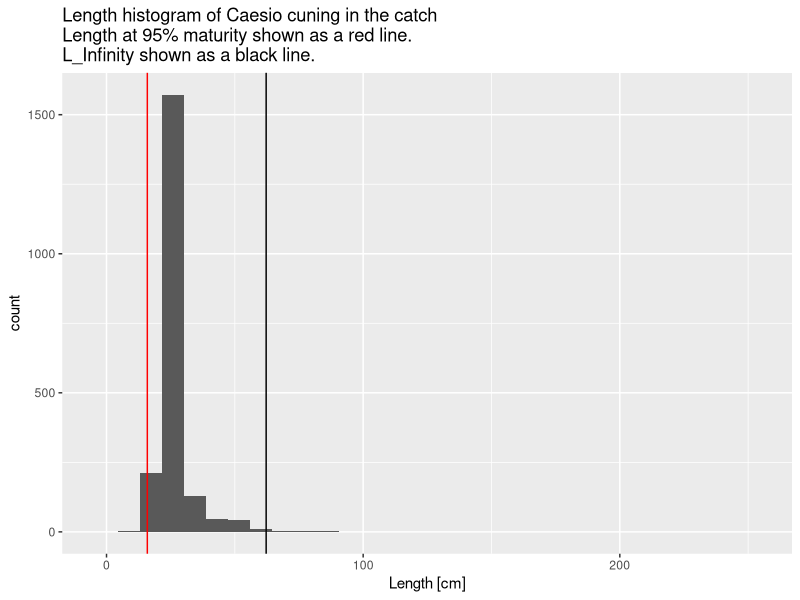
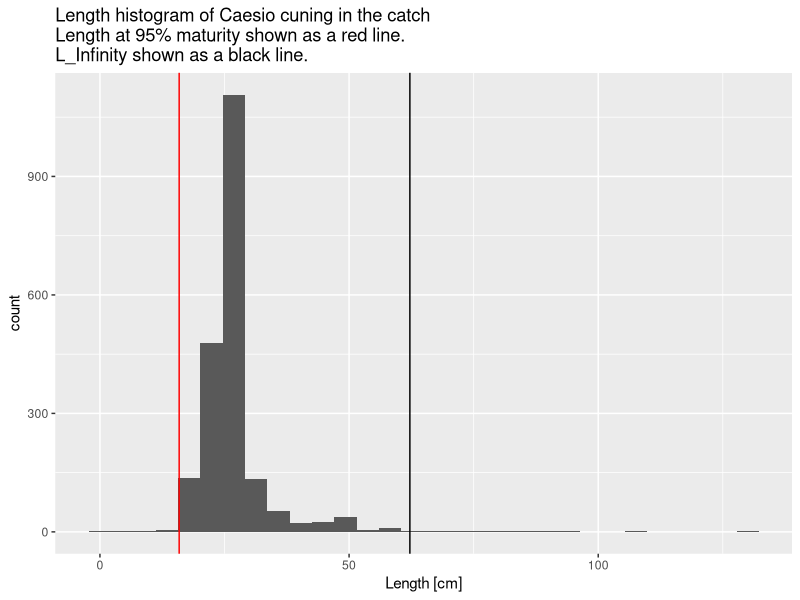
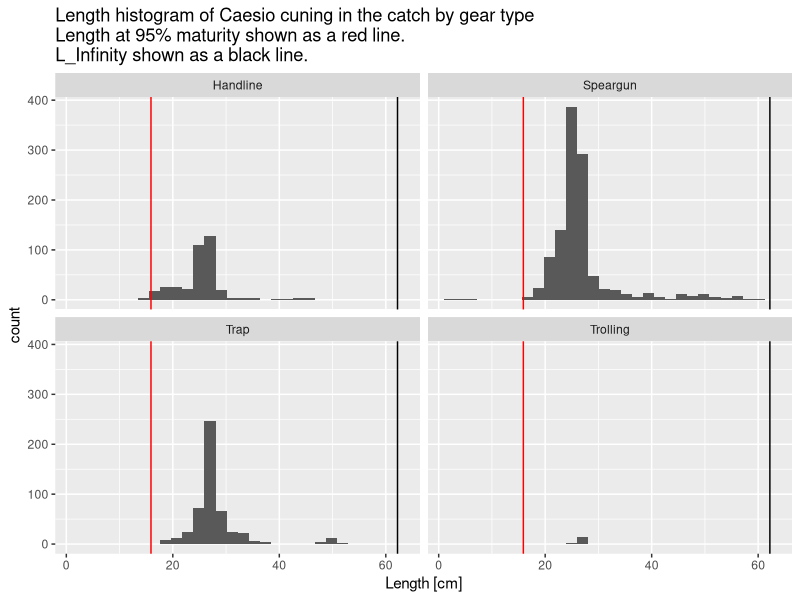
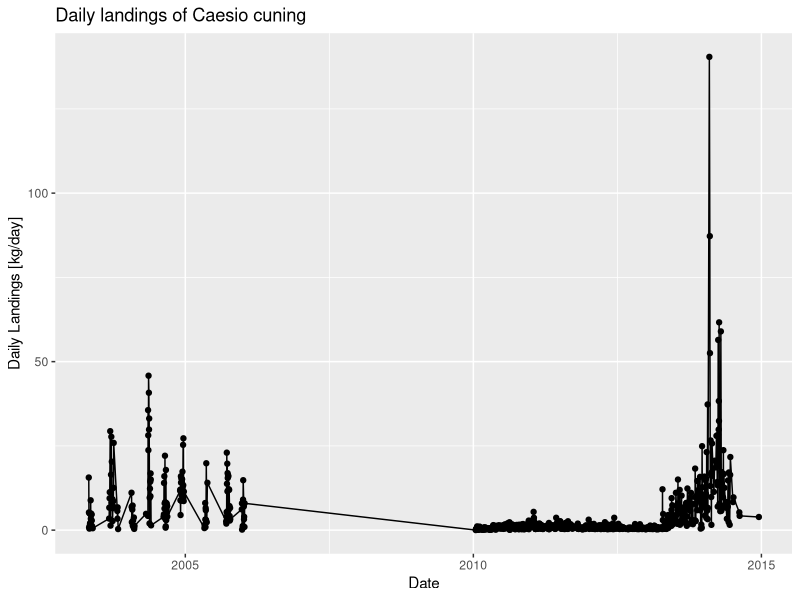
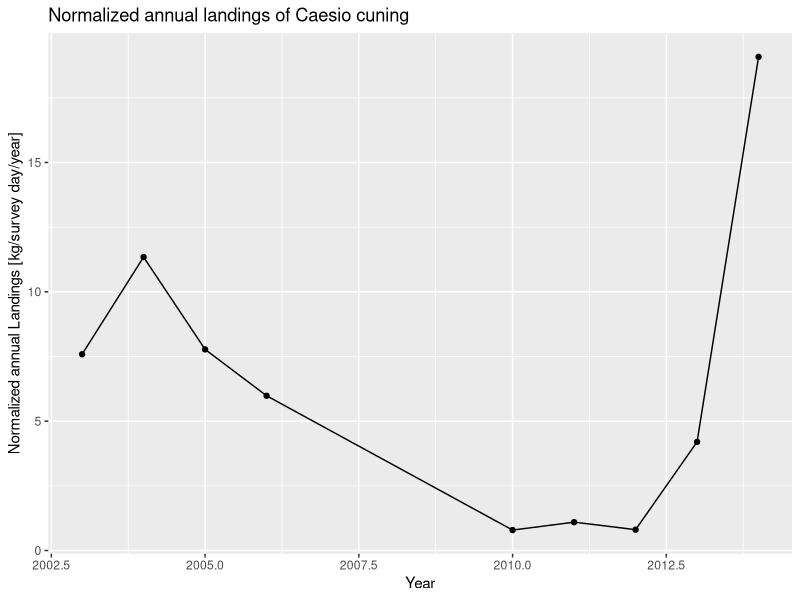
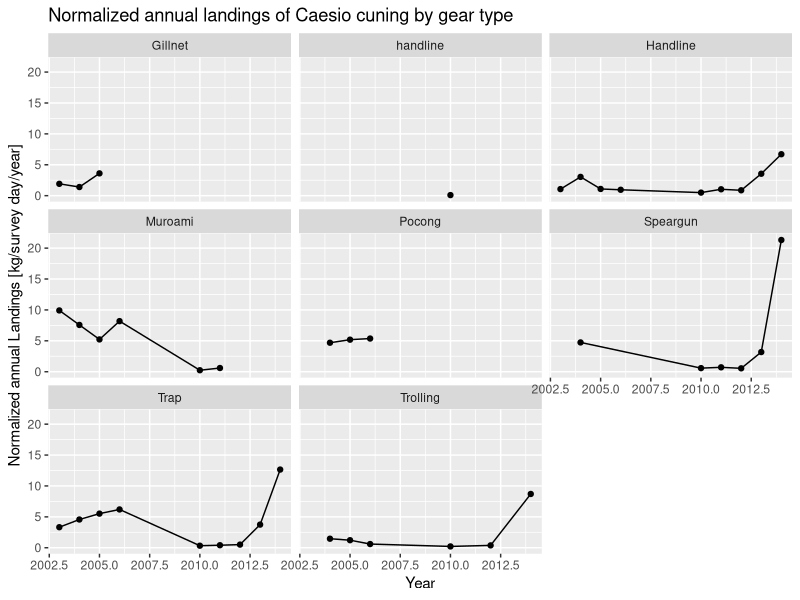
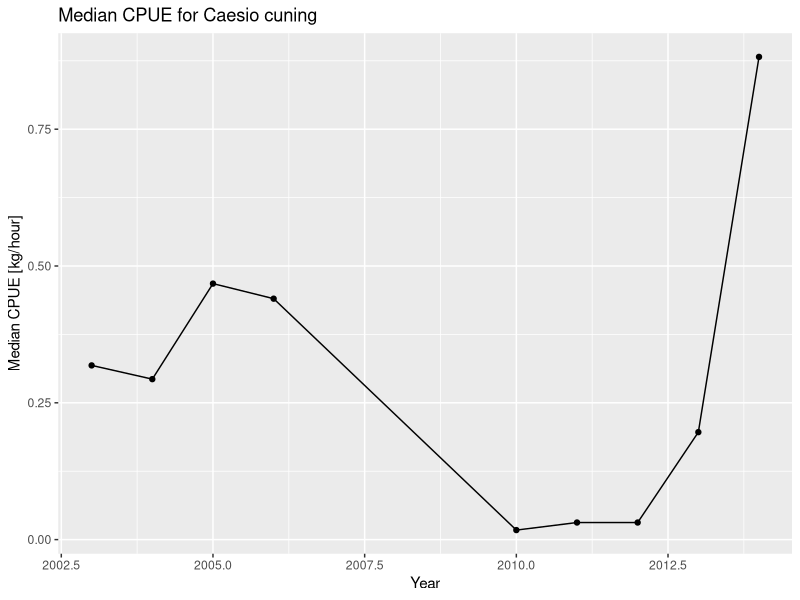

Recreate these plots in R, in order.
## ---- chunk 1
knitr::opts_chunk$set(warning = F, message = F, error = F)
## ---- chunk 2
library(tidyverse) 
library(lubridate) 
## ---- chunk 3
landings_data <- read_csv("_data/sample_landings_data.csv")

life_history_parameters <- read_csv("_data/life_history_parameters.csv")
## ---- chunk 4
head(landings_data)
## ---- chunk 5
head(life_history_parameters)
## ---- chunk 6
landings_data %>% ## Start with the landings data frame
  filter(Year == 2014) %>% ## Filter data to only look at length measurements from 2014
  ggplot(aes(Length_cm)) + ## Plot length data
  geom_histogram() + ## Plot a histogram of the length data
  geom_vline(aes(xintercept=life_history_parameters$L_inf),color="black") + ## Add a black vertical line for L infinity, the length of a theoretically infinitely old fish. No measured fish should be greater than this length. Use the life_history_parameter data frame to get this value. You can use the "$" operator to grab a specific column from a data frame. In this case, you are grabbing the column title "L_inf" from "life_history_parameters"
  geom_vline(aes(xintercept=life_history_parameters$m95),color="red") + ## Add a red vertical line for m95, the length at which 95% of fish are mature. Any fish below this length may be immature. Use the life_history_parameter data frame to get this value.
  xlab("Length [cm]") + ## Change x-axis label
  ggtitle("Length histogram of Caesio cuning in the catch\nLength at 95% maturity shown as a red line.\nL_Infinity shown as a black line.") ## Add figure title
## ---- chunk 7

landings_data <- landings_data %>%
  filter(Length_cm < 200) ## Re-write landings data frame to only include measurements with lengths less than 200cm

landings_data %>% ## Start with the landings data frame
  filter(Year == 2014) %>% ## Filter data to only look at length measurements from 2014
  ggplot(aes(Length_cm)) + ## Plot annual landings versus year
  geom_histogram() + ## Plot a histogram of the length data
  geom_vline(aes(xintercept=life_history_parameters$L_inf)) + ## Add a black line for L infinity, the length of a theoretically infinitely old fish. No measured fish should be greater than this length. Use the life_history_parameter data frame to get this value.
  geom_vline(aes(xintercept=life_history_parameters$m95),color="red") + ## Add a red line form95, the length at which 95% of fish are mature. Any fish below this length may be immature. Use the life_history_parameter data frame to get this value. +
  xlab("Length [cm]") + ## Change x-axis label
  ggtitle("Length histogram of Caesio cuning in the catch\nLength at 95% maturity shown as a red line.\nL_Infinity shown as a black line.") ## Add figure title
## ---- chunk 8

landings_data %>% ## Start with the landings data frame
  filter(Year == 2014) %>% ## Filter data to only look at length measurements from 2014
  filter(Length_cm < life_history_parameters$L_inf) %>% ## Filter out any observations greater than L_infinity. These are likely errors.
  ggplot(aes(Length_cm)) + ## Plot annual landings versus year
  geom_histogram() + ## Plot a histogram of the length data
  geom_vline(aes(xintercept=life_history_parameters$L_inf)) + ## Add a black line for L infinity, the length of a theoretically infinitely old fish. No measured fish should be greater than this length. Use the life_history_parameter data frame to get this value.
  geom_vline(aes(xintercept=life_history_parameters$m95),color="red") + ## Add a red line form95, the length at which 95% of fish are mature. Any fish below this length may be immature. Use the life_history_parameter data frame to get this value. +
  xlab("Length [cm]") + ## Change x-axis label
  ggtitle("Length histogram of Caesio cuning in the catch by gear type\nLength at 95% maturity shown as a red line.\nL_Infinity shown as a black line.") + ## Add figure title
  facet_wrap(~Gear) ## This tells the figure to plot by all different gear types
## ---- chunk 9
landings_data %>% ## Start with the landings data frame
  #filter(Year == 2014) %>% ## Only look at length measurements from 2014
  mutate(Mature = ifelse(Length_cm > life_history_parameters$m95,1,0)) %>% ## Add a column to the data that indicates whether each length measurement is from a mature or immature fish. If it's mature, this value should be 1; if immature, 0.
  group_by(Year) %>% ## Group by year so we can see the percent mature for every year
  summarize(Percent_Mature = sum(Mature) / n() * 100) ## The percentage mature is equal to the  number of mature fish divided by the total number of fish and multiplied by 100
## ---- chunk 10
landings_data %>% ## Start with the landings data frame
  mutate(Date = mdy(Date)) %>% ## Turn the date column into a date variable that R recognizes
  mutate(landings_kg = Weight_g/1000) %>% ## Create a new column in the data frame that is landings in kilograms instead of grams
  group_by(Date) %>% ## Group the data by date so we can calculate the total landings by date
  summarize(daily_landings = sum(landings_kg)) %>% ## For each date, sumamrize the sum of all daily landings
  ggplot(aes(x=Date,y=daily_landings)) + ## Plot daily landings versus date
  geom_point() + ## Make a scatter plot
  geom_line() + ## Also add a line connecting the points
  ylab("Daily Landings [kg/day]") + ## Change the y-axis title
  ggtitle("Daily landings of Caesio cuning") ## Add a figure title
## ---- chunk 11
landings_data %>% ## Start with the landings data frame
  mutate(Date = mdy(Date)) %>% ## Turn the date column into a date variable that R recognizes
  mutate(Year = year(Date)) %>% ## Create a year column using a year format R recognizes
  group_by(Year) %>% ## First, group the data by year
  summarize(Annual_Landings_kg = sum(Weight_g,na.rm=TRUE)/1000/n_distinct(Date)) %>% # Next, summarize the total annual landings per year. Also convert from grams to kilograms by dividing by 1000. Also, normalize the annual catch by the number of survey days each year.
  ggplot(aes(x=Year,y=Annual_Landings_kg)) + ## Plot annual landings versus year
  geom_point() + ## Make a scatter plot
  geom_line() + ## Also add a line connecting the points
  ylab("Normalized annual Landings [kg/survey day/year]") + ## Change the y-axis title
  ggtitle("Normalized annual landings of Caesio cuning") ## Add figure title
## ---- chunk 12
landings_data %>% ## Start with the landings data frame
  mutate(Date = mdy(Date)) %>% ## Turn the date column into a date variable that R recognizes
  mutate(Year = year(Date)) %>% ## Create a year column using a year format R recognizes
  group_by(Year,Gear) %>% ## First, group the data by year and gear type
  summarize(Annual_Landings_kg = sum(Weight_g,na.rm=TRUE)/1000/n_distinct(Date)) %>% # Next, summarize the total annual landings per year. Also convert from grams to kilograms by dividing by 1000. Also, normalize the annual catch by the number of survey days each year.
  ggplot(aes(x=Year,y=Annual_Landings_kg)) + ## Plot annual landings versus year
  geom_point() + ## Make a scatter plot
  geom_line() + ## Also add a line connecting the points
  ylab("Normalized annual Landings [kg/survey day/year]") + ## Change the y-axis title
  ggtitle("Normalized annual landings of Caesio cuning by gear type")  + ## Add figure title
  facet_wrap(~Gear) ## This tells the figure to plot by all different gear types
## ---- chunk 13
landings_data %>% ## Start with the landings data frame
  mutate(Date = mdy(Date)) %>% ## Turn the date column into a date variable that R recognizes
  mutate(Year = year(Date)) %>% ## Create a year column using a year format R recognizes
  group_by(Year,Trip_ID) %>% ## Group by year and Trip ID so that you can calculate CPUE for every trip in every year
  summarize(Trip_CPUE = sum(Weight_g/1000) / mean(Effort_Hours)) %>% ## Calculate the CPUE for each trip by dividing the sum of the catch, converted from grams to kilograms, by the trip by the number of fishing hours
  group_by(Year) %>% ## Next, just group by year so we can calculate median CPUE for each year across all trips in the year
  summarize(Median_CPUE = median(Trip_CPUE)) %>% # Calculate median CPUE for each year
  ggplot(aes(x=Year,y=Median_CPUE)) + ## Plot median CPUE versus year
  geom_point() + ## Make a scatter plot
  geom_line() + ## Also add a line connecting the points
  ylab("Median CPUE [kg/hour]") + ## Change the y-axis title
  ggtitle("Median CPUE for Caesio cuning") ## Add figure title
